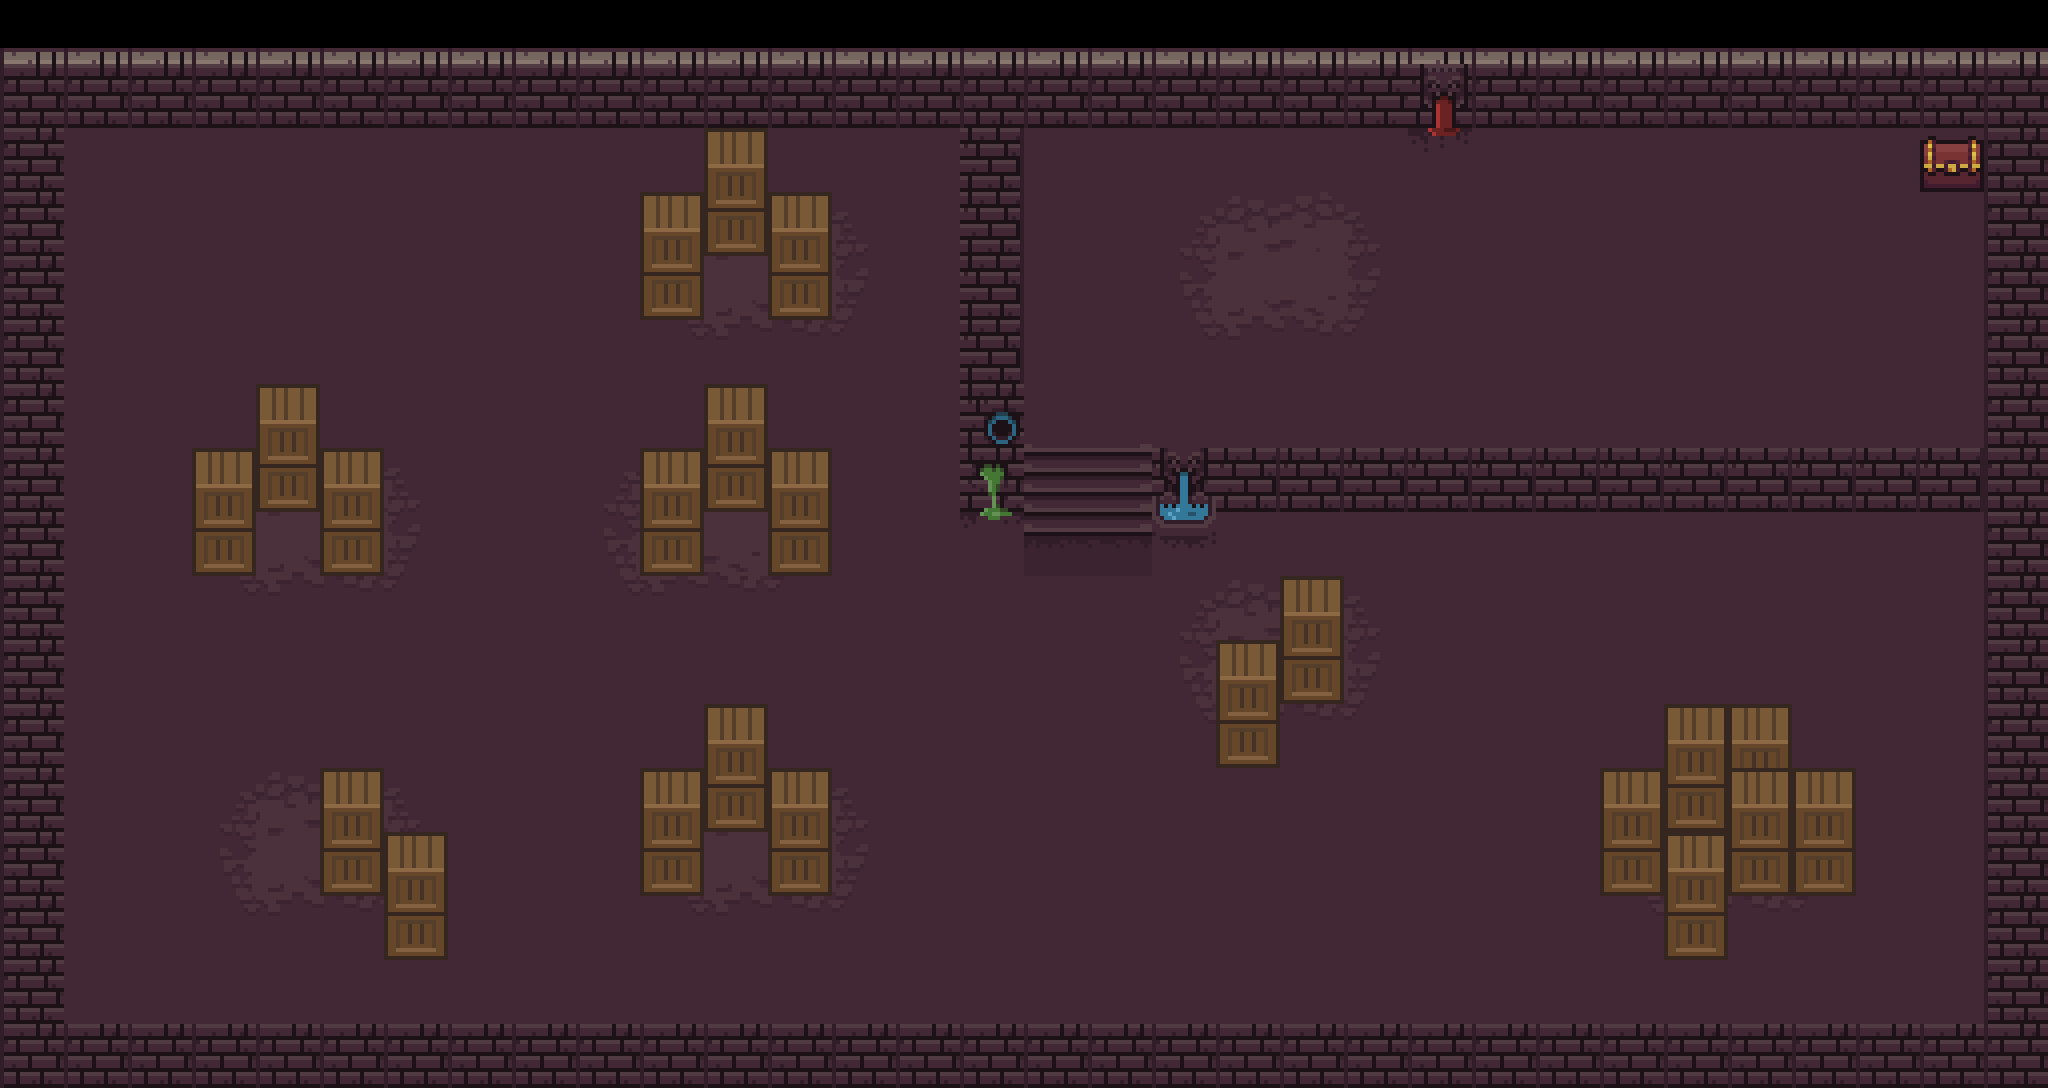

This game map was drawn from its Tiled (.tmx) file and the tilesets committed beside it. A one-line description and the trimmed map source follow:
An orthogonal 32x17 tile map with 64x64 px tiles, 2 tile layers (floor, blocking).

<map version="1.8" tiledversion="1.8.5" orientation="orthogonal" renderorder="right-down" width="32" height="17" tilewidth="64" tileheight="64" infinite="0" nextlayerid="3" nextobjectid="1">
 <tileset firstgid="1" source="64x64DungeonTileset.v4.tsx" />
 <layer id="1" name="floor" width="32" height="17" locked="1">
  <data>[544 cells, 512 non-empty, 1 distinct tile ids]</data>
 </layer>
 <layer id="2" name="blocking" width="32" height="17">
  <data>[544 cells, 255 non-empty, 31 distinct tile ids]</data>
 </layer>
</map>